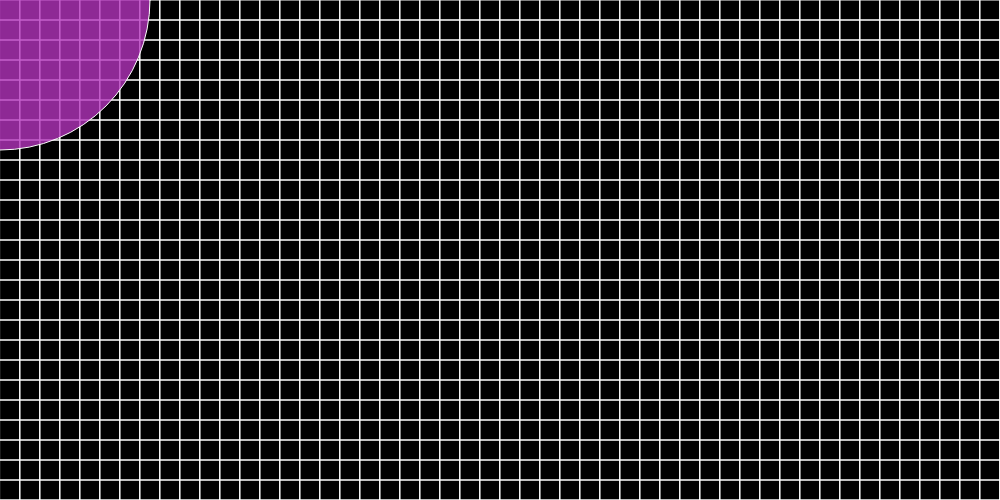
Frame 1 (no input)
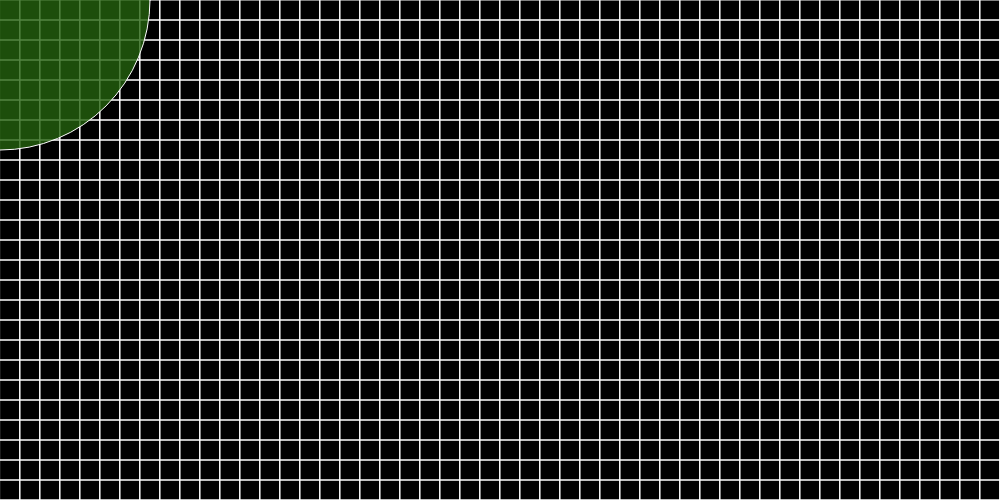
Frame 60 (no input)
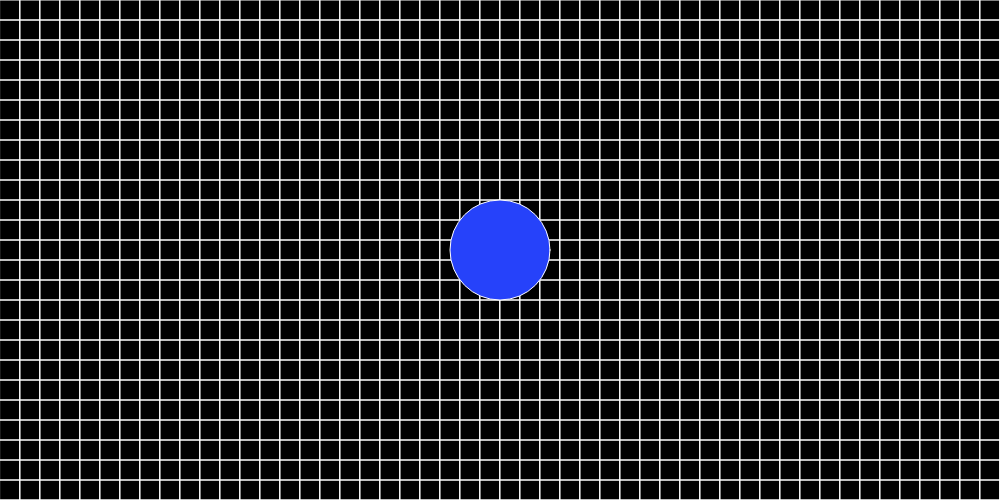
Frame 120 (the mouse pressed at the canvas centre since frame 60)

The p5.js sketch that drew these frames (run headless with seeded random() and noise() and a simulated clock; from frame 60 on, the mouse is pressed at the canvas centre):

// p5.js sketch
// ── sketch.js
var cols, rows;
var scl = 20;
var value = 0;

function setup()  {
   createCanvas(1000,500);
   var w = 1700; 
   var h = 1000;
   cols = w / scl;
   rows = h / scl;
   smooth(2);
   noStroke();  
}
 

function draw() { 
 background(0); 
   for (var x=0; x < cols; x++) {
     for (var y=0; y < rows; y++) {
        stroke(255); 
        noFill();
        rect(x*scl,y*scl,scl,scl); 
        }
    endShape();
  }
  
 if (mouseIsPressed == true) {
     fill(random(255), random(255), random(255)); 
     ellipse(mouseX, mouseY, 100, 100);
  } 
 else {
    fill(random(255),random(255),random(255),200);
    ellipse(mouseX, mouseY, 300, 300); 
  }
  
  
}
// ── 01.html
<!DOCTYPE html>
<html>
<h1><font color="white">WEEK TWO</font></h1>
<h2><font color="white">PROCESSING TO P5.JS</font></h2>
<script src="p5.min.js"></script>
<script src="sketch.js"></script>
  
<style>
body {
    background-color: #000000;
}
</style>
</html>
